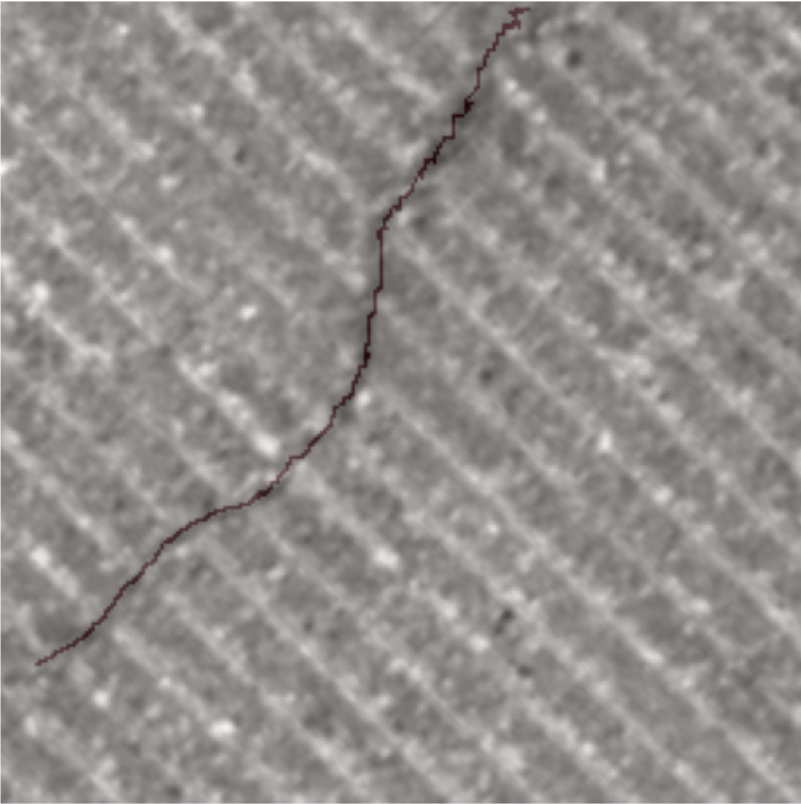
#> input picture EUVIP/presentation/assets/Resultat_1FIND.png, 801 x 804 px
$ python recolor_skeleton.py
#> lines starting #> are read from the running program, lines starting #| are printed output that depends on the picture
"""Recolour the extracted-skeleton overlays so that they survive the reduction to slide size.

Three result panels draw the extracted skeleton in a very dark red over a grey intensity
image. At the width the slides use, roughly two centimetres, the one-pixel line is both
sub-pixel and indistinguishable from the crack underneath. For each of them this script
writes a `_red` companion in which the pixels that already carry the overlay are remapped
to a legible red and widened by one pixel. The neutral background is untouched and no
geometry is added or removed: the overlay is located by its own redness, and the widening
is a single 3x3 maximum filter on the resulting coverage map. The originals are never
modified.

The threshold is derived from each image rather than fixed, because two of the three
backgrounds carry a warm cast of their own: a fixed floor tinted them pink instead of
picking out the line. The floor is the median redness of the image plus six median absolute
deviations, so it sits just above whatever cast the background has, and coverage reaches one
ten levels further up.

The Vaches Noires panels are deliberately left alone: they already overlay three saturated
colours, one per method, and their legend depends on those colours.
"""
from __future__ import annotations

from pathlib import Path

import numpy as np
from PIL import Image, ImageFilter

ASSETS = Path(__file__).resolve().parent / "assets"
SOURCES = ("Resultat_1FIND.png", "ResultatNoisy_1FIND.png", "PalaisDesPapes_Result.png")
RED = np.array([214.0, 21.0, 39.0])


def recolour(name: str) -> None:
#> called with name = 'Resultat_1FIND.png'
    source = ASSETS / name
    target = ASSETS / f"{source.stem}_red.png"
    image = np.asarray(Image.open(source).convert("RGB")).astype(float)
    redness = image[..., 0] - (image[..., 1] + image[..., 2]) / 2.0
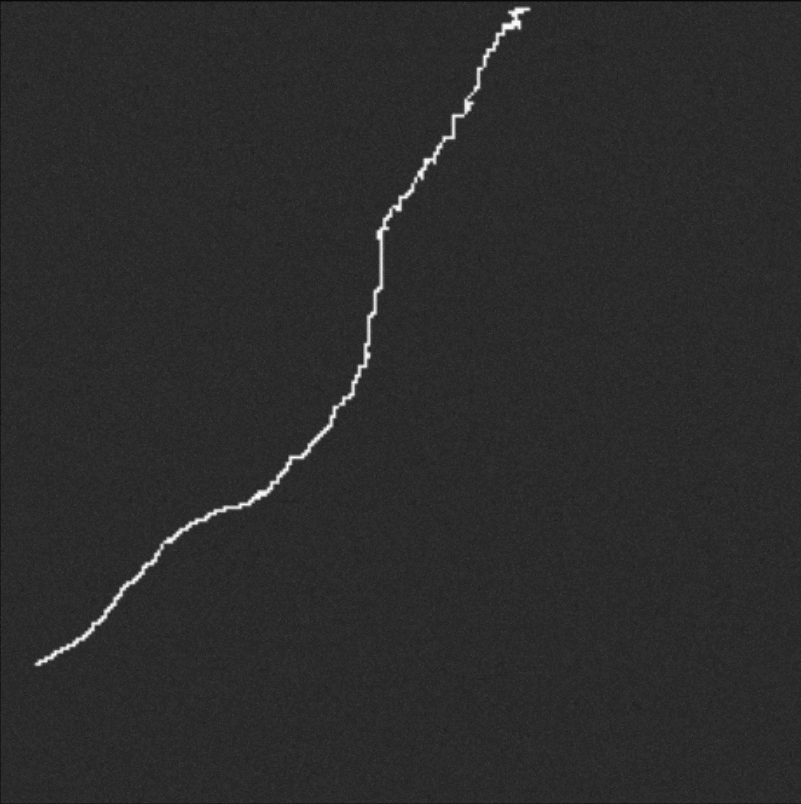
#> redness: shape (804, 801) float64; min -1, max 27, mean 3.9; drawn with min black and max white
    median = float(np.median(redness))
#> median = 3.5
    floor = median + max(3.0, 6.0 * float(np.median(np.abs(redness - median))))
#> floor = 6.5
    coverage = np.clip((redness - floor) / 10.0, 0.0, 1.0)
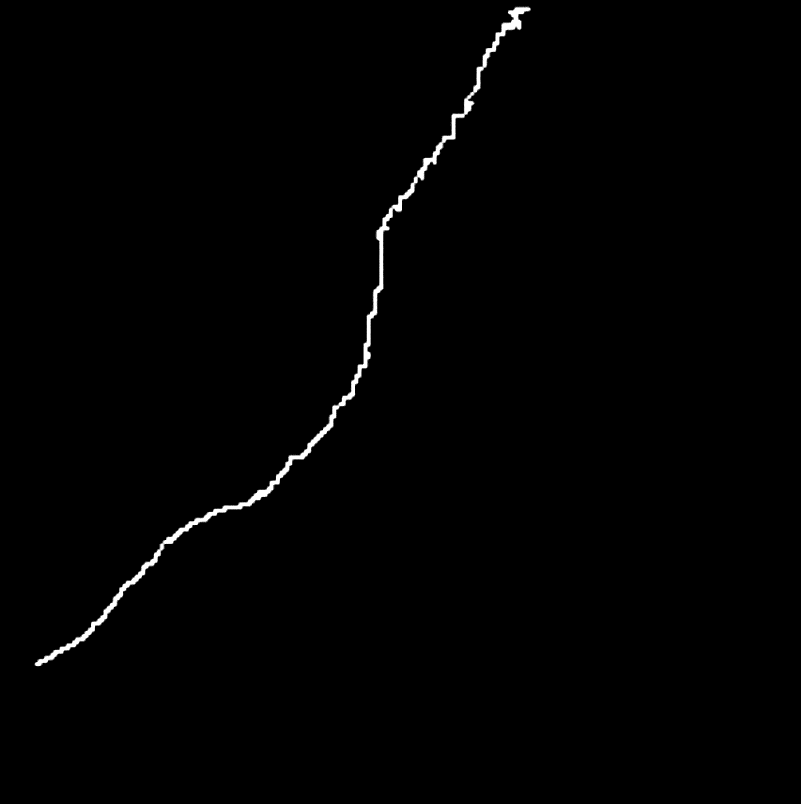
#> coverage: shape (804, 801) float64; min 0, max 1, mean 0.00721
    widened = Image.fromarray((coverage * 255).astype("uint8")).filter(ImageFilter.MaxFilter(3))
    coverage = np.asarray(widened).astype(float)[..., None] / 255.0
#> coverage: shape (804, 801, 1) float64
    blended = image * (1.0 - coverage) + RED * coverage
    Image.fromarray(blended.round().clip(0, 255).astype("uint8")).save(target, optimize=True)
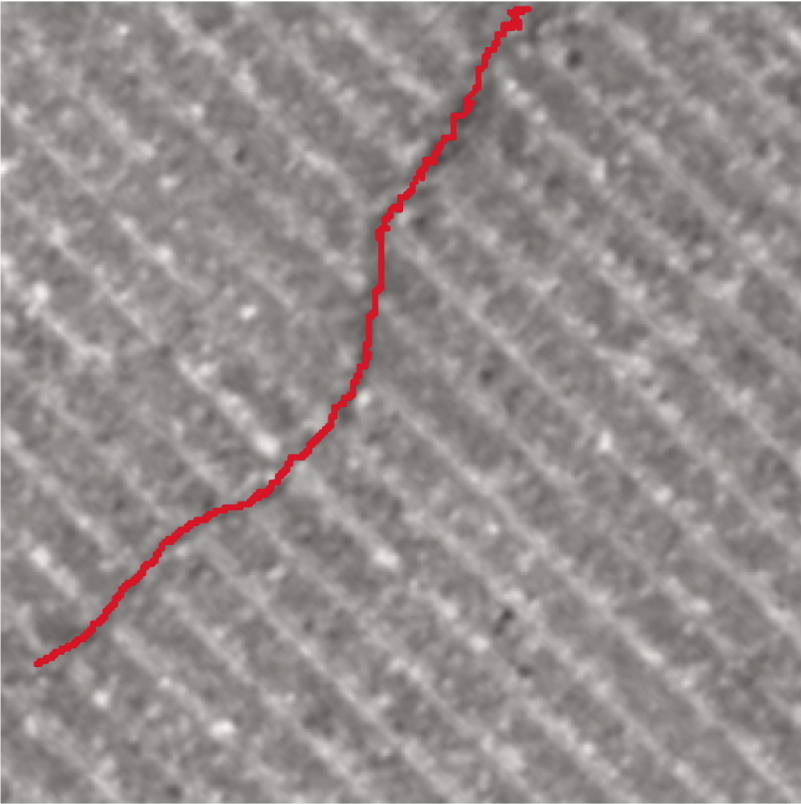
#> saved as Resultat_1FIND_red.png: PIL image 801x804 RGB; mean R, G, B 147, 141.9, 140.6
    print(f"{target.name}: {int((coverage > 0.5).sum())} overlay pixels, floor {floor:.1f}")
#| Resultat_1FIND_red.png: 6950 overlay pixels, floor 6.5


def main() -> None:
    for name in SOURCES:
        recolour(name)
#> pass 2 of the loop in main, `for name in SOURCES:`:
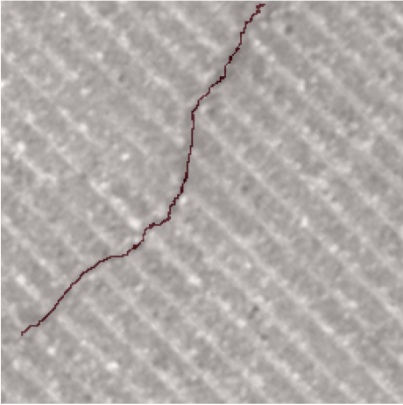
#> input picture EUVIP/presentation/assets/ResultatNoisy_1FIND.png, 403 x 405 px
#> image: shape (405, 403, 3) float64
#> in recolour (call 2), `redness = image[..., 0] - (image[..., 1] + image[..., 2]) / 2.0`:
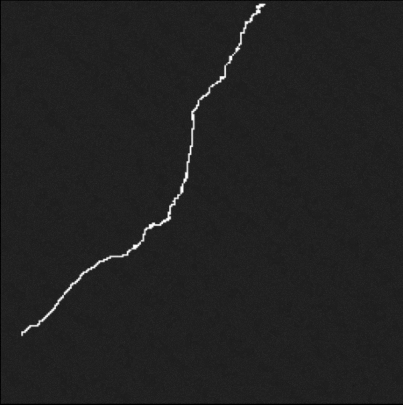
#> redness: shape (405, 403) float64; min 0, max 48, mean 6.4; drawn with min black and max white
#> median = 6
#> floor = 9
#> widened: PIL image 403x405 L
#> blended: shape (405, 403, 3) float64
#> in recolour (call 2), `Image.fromarray(blended.round().clip(0, 255).astype("uint8")).save(tar..`:
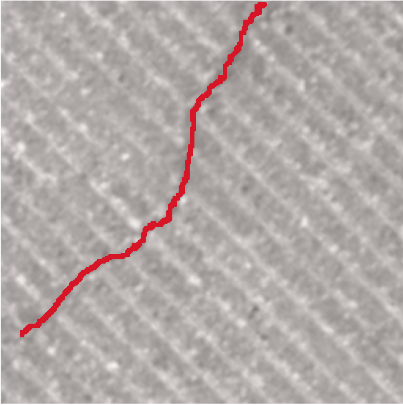
#> saved as ResultatNoisy_1FIND_red.png: PIL image 403x405 RGB; mean R, G, B 178, 170, 167.9
#| ResultatNoisy_1FIND_red.png: 2607 overlay pixels, floor 9.0
#> pass 3 of the loop in main, `for name in SOURCES:`:
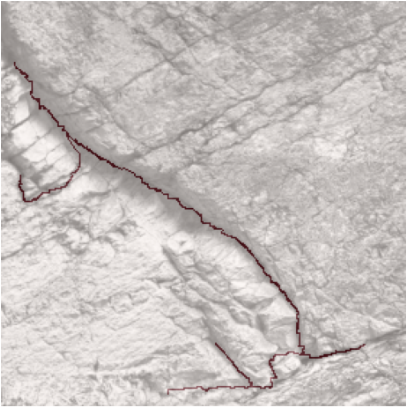
#> input picture EUVIP/presentation/assets/PalaisDesPapes_Result.png, 407 x 408 px
#> image: shape (408, 407, 3) float64
#> in recolour (call 3), `redness = image[..., 0] - (image[..., 1] + image[..., 2]) / 2.0`:
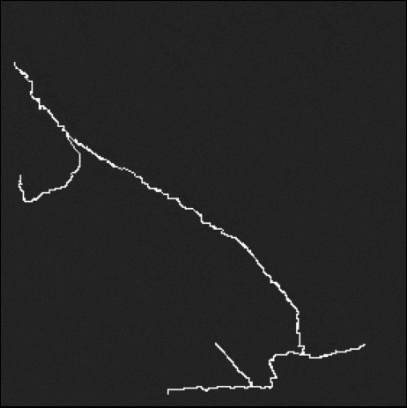
#> redness: shape (408, 407) float64; min -0.5, max 49, mean 6.6; drawn with min black and max white
#> median = 6.5
#> floor = 9.5
#> widened: PIL image 407x408 L
#> in recolour (call 3), `blended = image * (1.0 - coverage) + RED * coverage`:
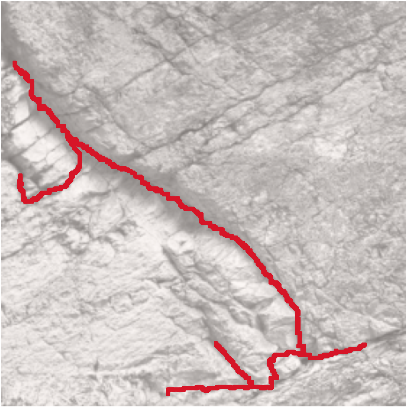
#> blended: shape (408, 407, 3) float64; mean R, G, B 200.5, 190, 188.2
#| PalaisDesPapes_Result_red.png: 4812 overlay pixels, floor 9.5


if __name__ == "__main__":
    main()
